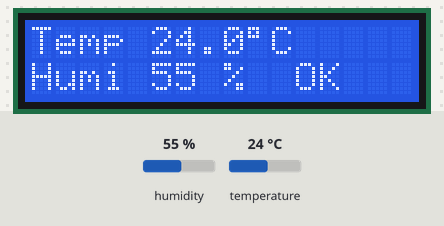
The sketch below on a simulated Arduino Uno, built with avr-gcc and run on an emulated ATmega328P. Shown: 16×2 character LCD. The test bench sets the inputs (shaded band); at power-on: temperature 24 °C, humidity 55 %.

Above: at 2.7 s.
2.8 s: temperature set to 31 °C
At 4.5 s:
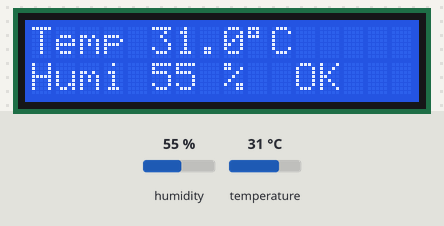
5.5 s: temperature set to 34 °C
At 6.7 s:
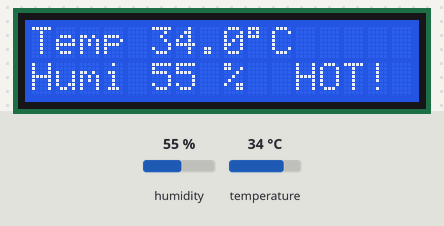
8.2 s: humidity set to 22 %
At 11.0 s:
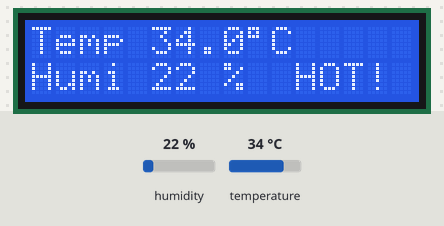
11.3 s: humidity set to 40 %
At 12.2 s:
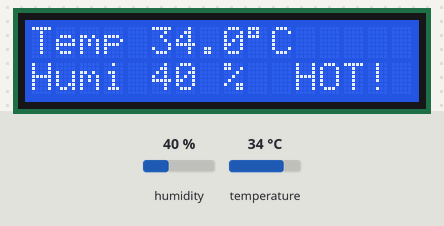
Timing chart, 0 to 14.3 s (numbered marks = the images above; inputs shaded):
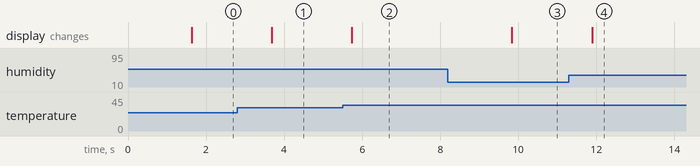

The sketch:

03.ino
```cpp
#include <Wire.h>
#include <LiquidCrystal_I2C.h>
#include <DHT.h>

LiquidCrystal_I2C lcd(0x27, 16, 2);
#define DHTPIN  2
#define DHTTYPE DHT11
DHT dht(DHTPIN, DHTTYPE);

float limitTemp = 32.0;                   // เกินเท่านี้ถือว่าร้อน

void setup() {
  lcd.init();
  lcd.backlight();
  dht.begin();
  lcd.print("Weather Station");
  delay(1500);
  lcd.clear();
}

void loop() {
  float t = dht.readTemperature();
  float h = dht.readHumidity();

  lcd.setCursor(0, 0);
  if (isnan(t) || isnan(h)) {
    lcd.print("Sensor Error    ");
    lcd.setCursor(0, 1);
    lcd.print("Check wiring    ");
    delay(2000);
    return;
  }

  lcd.print("Temp ");  lcd.print(t, 1);  lcd.print((char)223); lcd.print("C   ");
  lcd.setCursor(0, 1);
  lcd.print("Humi ");  lcd.print(h, 0);  lcd.print(" %");

  if (t > limitTemp) {
    lcd.print("  HOT!");
  } else {
    lcd.print("  OK  ");
  }
  delay(2000);
}
```

Measured:
- the behaviour switches between 32 and 33 °C on temperature (found by bisection; images 1 and 2)
- after the input at 2.8 s, the display: changes after 0.88 s (image 1)
- after the input at 5.5 s, the display: changes after 0.24 s (image 2)
- after the input at 8.2 s, the display: changes after 1.6 s (image 3)
- after the input at 11.3 s, the display: changes after 0.59 s (image 4)
